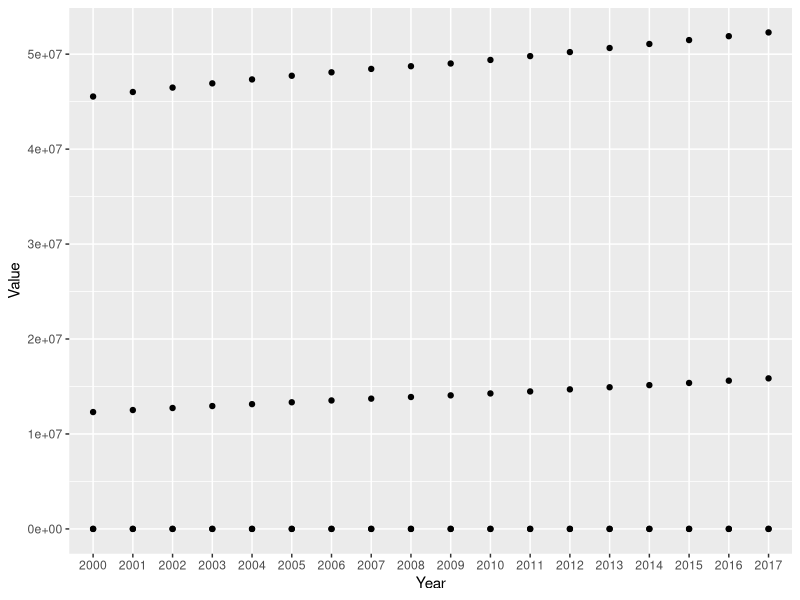
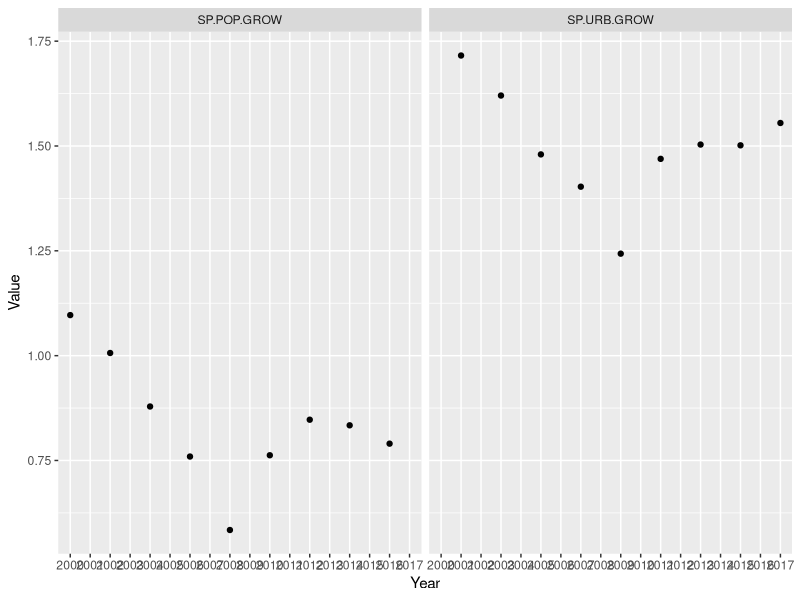
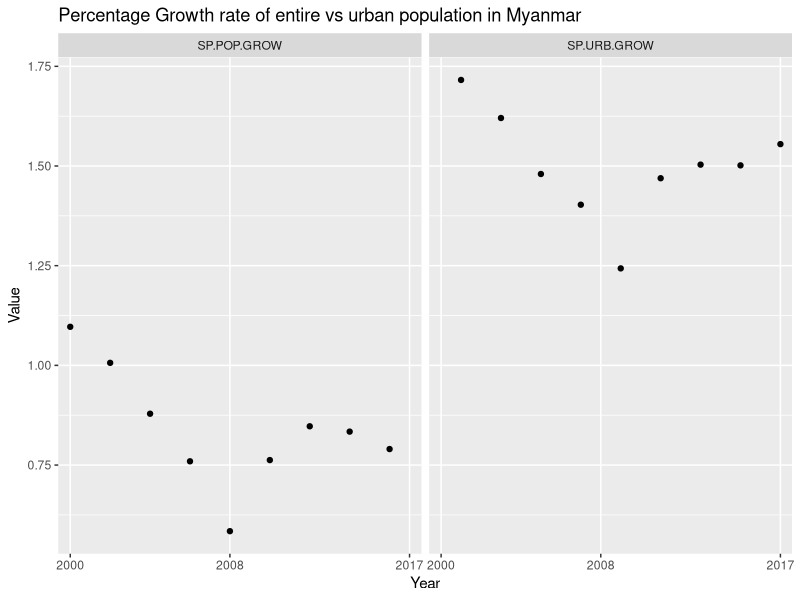
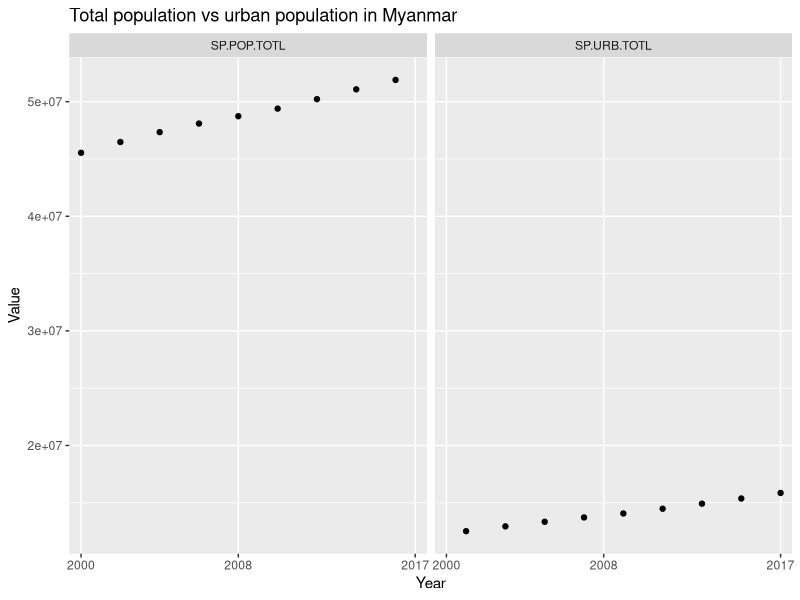
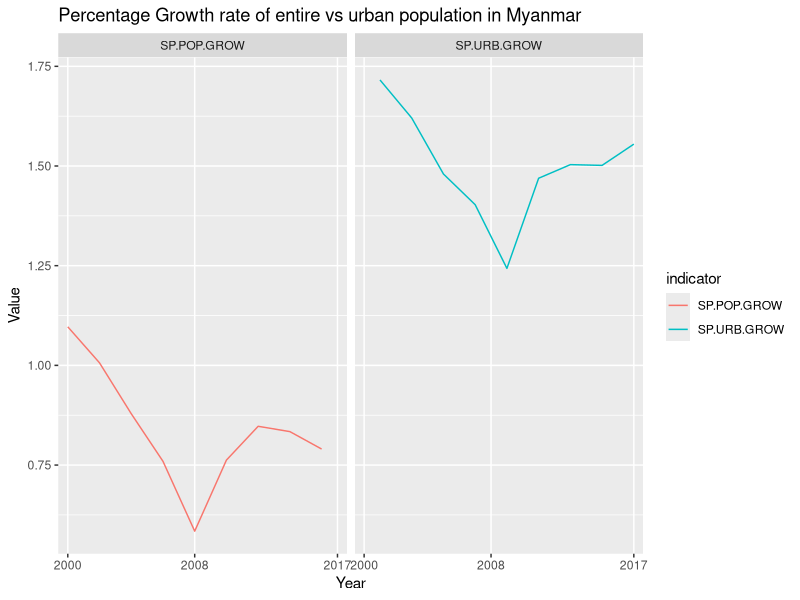
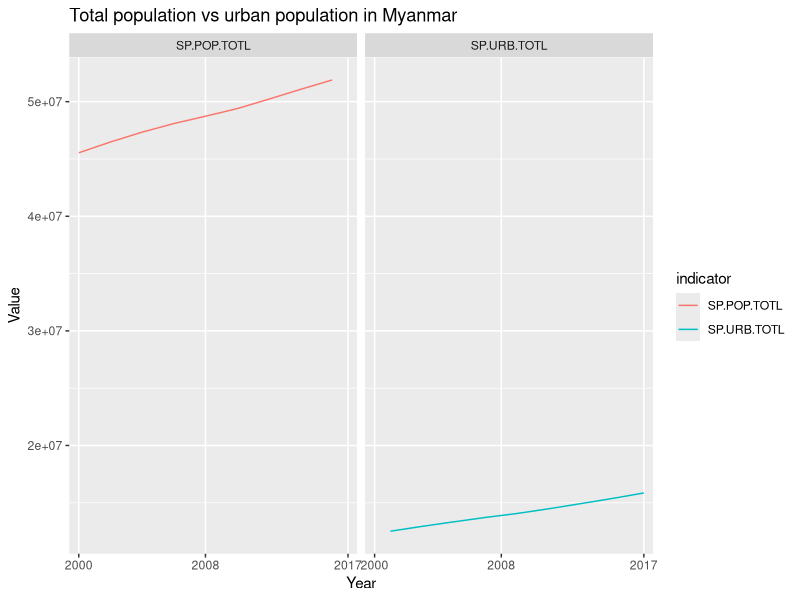

Write the R code that produced these figures, in order.
## ---- chunk 1
options(repos = c(CRAN = "https://cran.rstudio.com/"))
install.packages("tidyverse")
library(tidyverse)
## ---- chunk 2
(.packages())
## ---- chunk 3
my_data<- world_bank_pop          
head(my_data,6)
str(my_data)
## ---- chunk 4
my_data2 <- my_data %>% pivot_longer(cols = -c(country, indicator), names_to = "Year", values_to = "Value")
head(my_data2)
str(my_data2)

## ---- chunk 5
my_data2 %>% 
  filter(country == "MMR") %>%
  ggplot(aes(Year, Value))+
  geom_point()
## ---- chunk 6
my_data2 %>% 
  filter(country == "MMR", indicator == c("SP.POP.GROW", "SP.URB.GROW")) %>%
  ggplot(aes(Year, Value))+
  geom_point()+
  facet_wrap(~indicator)
## ---- chunk 7
my_data2 %>% 
  filter(country == "MMR", indicator == c("SP.POP.GROW", "SP.URB.GROW")) %>%
  ggplot(aes(Year, Value))+
  geom_point()+
  facet_wrap(~indicator)+
  scale_x_discrete(breaks = function(x) c(first(x), last(x), x[length(x) %/% 2]))+
  labs(title = "Percentage Growth rate of entire vs urban population in Myanmar")
## ---- chunk 8
my_data2 %>% 
  filter(country == "MMR", indicator == c("SP.POP.TOTL", "SP.URB.TOTL")) %>%
  ggplot(aes(Year, Value))+
  geom_point()+
  facet_wrap(~indicator)+
  scale_x_discrete(breaks = function(x) c(first(x), last(x), x[length(x) %/% 2]))+
  labs(title = "Total population vs urban population in Myanmar")
## ---- chunk 9
my_data2 %>%
  filter(country == "MMR", indicator == c("SP.POP.GROW", "SP.URB.GROW")) %>%
  ggplot(aes(Year, Value, group = indicator, color = indicator)) +
  geom_line() +
  facet_wrap(~indicator) +
  scale_x_discrete(breaks = function(x) c(first(x), last(x), x[length(x) %/% 2]))+
  labs(title = "Percentage Growth rate of entire vs urban population in Myanmar")
## ---- chunk 10
my_data2 %>%
  filter(country == "MMR", indicator == c("SP.POP.TOTL", "SP.URB.TOTL")) %>%
  ggplot(aes(Year, Value, group = indicator, color = indicator)) +
  geom_line() +
  facet_wrap(~indicator) +
  scale_x_discrete(breaks = function(x) c(first(x), last(x), x[length(x) %/% 2]))+
  labs(title = "Total population vs urban population in Myanmar")
